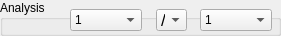
     <widget class="QGroupBox" name="groupBox_Analysis">
      <property name="geometry">
       <rect>
        <x>740</x>
        <y>455</y>
        <width>281</width>
        <height>36</height>
       </rect>
      </property>
      <property name="title">
       <string>Analysis</string>
      </property>
      <widget class="QComboBox" name="comboBox_FirstChannel">
       <property name="geometry">
        <rect>
         <x>70</x>
         <y>9</y>
         <width>72</width>
         <height>22</height>
        </rect>
       </property>
       <item>
        <property name="text">
         <string>1</string>
        </property>
       </item>
       <item>
        <property name="text">
         <string>2</string>
        </property>
       </item>
       <item>
        <property name="text">
         <string>3</string>
        </property>
       </item>
       <item>
        <property name="text">
         <string>4</string>
        </property>
       </item>
       <item>
        <property name="text">
         <string>5</string>
        </property>
       </item>
       <item>
        <property name="text">
         <string>6</string>
        </property>
       </item>
       <item>
        <property name="text">
         <string>7</string>
        </property>
       </item>
       <item>
        <property name="text">
         <string>8</string>
        </property>
       </item>
       <item>
        <property name="text">
         <string>9</string>
        </property>
       </item>
       <item>
        <property name="text">
         <string>10</string>
        </property>
       </item>
       <item>
        <property name="text">
         <string>11</string>
        </property>
       </item>
       <item>
        <property name="text">
         <string>12</string>
        </property>
       </item>
       <item>
        <property name="text">
         <string>13</string>
        </property>
       </item>
      </widget>
      <widget class="QComboBox" name="comboBox_MathOperation">
       <property name="geometry">
        <rect>
         <x>156</x>
         <y>9</y>
         <width>31</width>
         <height>22</height>
        </rect>
       </property>
       <property name="font">
        <font>
         <pointsize>13</pointsize>
        </font>
       </property>
       <item>
        <property name="text">
         <string>/</string>
        </property>
       </item>
       <item>
        <property name="text">
         <string>*</string>
        </property>
       </item>
       <item>
        <property name="text">
         <string>-</string>
        </property>
       </item>
       <item>
        <property name="text">
         <string>+</string>
        </property>
       </item>
      </widget>
      <widget class="QComboBox" name="comboBox_SecondChannel">
       <property name="geometry">
        <rect>
         <x>200</x>
         <y>9</y>
         <width>72</width>
         <height>22</height>
        </rect>
       </property>
       <item>
        <property name="text">
         <string>1</string>
        </property>
       </item>
       <item>
        <property name="text">
         <string>2</string>
        </property>
       </item>
       <item>
        <property name="text">
         <string>3</string>
        </property>
       </item>
       <item>
        <property name="text">
         <string>4</string>
        </property>
       </item>
       <item>
        <property name="text">
         <string>5</string>
        </property>
       </item>
       <item>
        <property name="text">
         <string>6</string>
        </property>
       </item>
       <item>
        <property name="text">
         <string>7</string>
        </property>
       </item>
       <item>
        <property name="text">
         <string>8</string>
        </property>
       </item>
       <item>
        <property name="text">
         <string>9</string>
        </property>
       </item>
       <item>
        <property name="text">
         <string>10</string>
        </property>
       </item>
       <item>
        <property name="text">
         <string>11</string>
        </property>
       </item>
       <item>
        <property name="text">
         <string>12</string>
        </property>
       </item>
       <item>
        <property name="text">
         <string>13</string>
        </property>
       </item>
      </widget>
     </widget>
